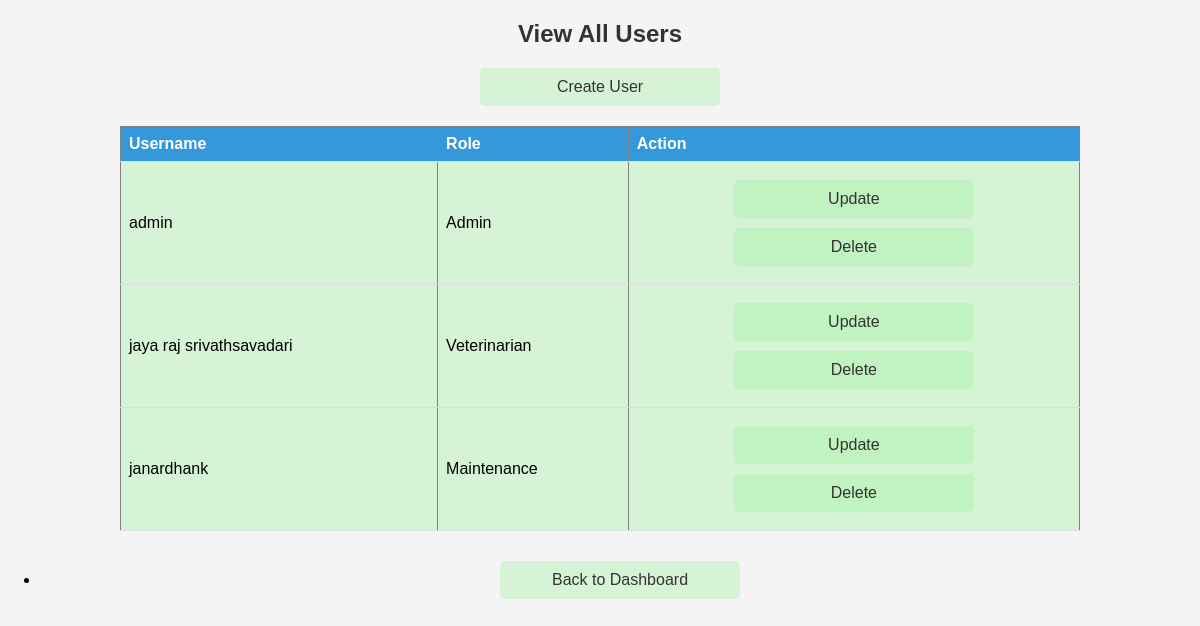
Screenshot of /view_users.php (signed in) with the database file from the repository.
### tables this page shows
CREATE TABLE IF NOT EXISTS `users` (
  `UserID` int(11) NOT NULL AUTO_INCREMENT,
  `Username` varchar(255) NOT NULL,
  `Password` varchar(255) NOT NULL,
  `Role` varchar(50) NOT NULL,
  PRIMARY KEY (`UserID`)
);

### view_users.php (the view, shortened to what this page needs)
<?php
include 'db_connection.php';
$sql = "SELECT * FROM Users";
$result = $conn->query($sql);
?>
<!DOCTYPE html>
<html lang="en">
<head>
</head>
<body>
    <h2>View All Users</h2>
    <a href="create_user.php">Create User</a>
    <table border="1">
        <tr>
            <th>Username</th>
            <th>Role</th>
            <th>Action</th>
        </tr>
        <?php while ($row = $result->fetch_assoc()): ?>
            <tr>
                <td><?= $row['Username']; ?></td>
                <td><?= $row['Role']; ?></td>
                <td>
                    <a href="edit_user.php?username=<?= $row['Username']; ?>">Update</a>
                    <a href="view_users.php?action=delete&username=<?= $row['Username']; ?>" onclick="return confirm('Are you sure you want to delete this user?')">Delete</a>
                </td>
            </tr>
        <?php endwhile; ?>
    </table>
    <ul>
        <li><a href="dashboard.php">Back to Dashboard</a></li>
    </ul>
</body>
</html>

### view_users.php (style rules this page uses)
body { font-family: Arial, sans-serif; background-color: #f4f4f4; margin: 0; padding: 0; }
h2 { text-align: center; color: #333; }
a { display: block; width: 200px; margin: 10px auto; padding: 10px 20px; background-color: rgba(144, 238, 144, 0.3); color: #333; text-decoration: none; border-radius: 5px; text-align: center; }
table { width: 80%; margin: 20px auto; border-collapse: collapse; margin-bottom: 30px; background-color: rgba(144, 238, 144, 0.3); }
th, td { padding: 8px; text-align: left; border-bottom: 1px solid #ddd; }
th { background-color: #3498db; color: white; }

### rows the page displays
users: Username "admin", Role "Admin"
users: Username "jaya raj srivathsavadari", Role "Veterinarian"
users: Username "janardhank", Role "Maintenance"
